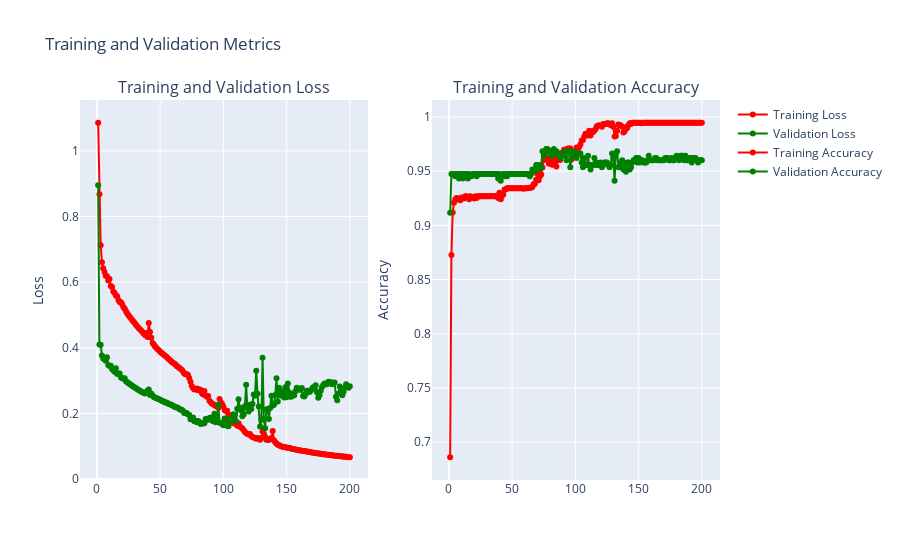

Notebook code cell kept with this figure:
### Code cell
import plotly.graph_objs as go
from plotly.subplots import make_subplots

history = fit4.history

train_loss = history['loss']
val_loss = history['val_loss']
train_acc = history['accuracy']  # Or 'acc' based on your TensorFlow version
val_acc = history['val_accuracy']  # Or 'val_acc' based on your TensorFlow version
epochs = list(range(1, len(train_loss) + 1))

# Create subplots: one row, two columns
fig = make_subplots(rows=1, cols=2, subplot_titles=('Training and Validation Loss', 'Training and Validation Accuracy'))

# Define hover template
hovertemplate = 'Epoch: %{x}<br>Value: %{y:.4f}<extra></extra>'

# First subplot for loss
fig.add_trace(go.Scatter(x=epochs, y=train_loss, mode='lines+markers', name='Training Loss', 
                         marker_color='red', hovertemplate=hovertemplate), row=1, col=1)
fig.add_trace(go.Scatter(x=epochs, y=val_loss, mode='lines+markers', name='Validation Loss', 
                         marker_color='green', hovertemplate=hovertemplate), row=1, col=1)

# Second subplot for accuracy
fig.add_trace(go.Scatter(x=epochs, y=train_acc, mode='lines+markers', name='Training Accuracy', 
                         marker_color='red', hovertemplate=hovertemplate), row=1, col=2)
fig.add_trace(go.Scatter(x=epochs, y=val_acc, mode='lines+markers', name='Validation Accuracy', 
                         marker_color='green', hovertemplate=hovertemplate), row=1, col=2)

# Update xaxis properties
# fig.update_xaxes(title_text='Epochs', tickmode='linear', row=1, col=1)
# fig.update_xaxes(title_text='Epochs', tickmode='linear', row=1, col=2)

# Update yaxis properties
fig.update_yaxes(title_text='Loss', row=1, col=1)
fig.update_yaxes(title_text='Accuracy', row=1, col=2)

# Update layout and show plot
fig.update_layout(title_text='Training and Validation Metrics', showlegend=True)
fig.show()

### Figure 1 — Plotly figure (JSON) as saved in the notebook; plotly's stock layout.template omitted (floating-point values rounded to 4 significant figures; data arrays with more than 128 entries replaced by an {"elided": "..."} marker saying what was removed)
{"data": [{"hovertemplate": "Epoch: %{x}<br>Value: %{y:.4f}<extra></extra>", "marker": {"color": "red"}, "mode": "lines+markers", "name": "Training Loss", "type": "scatter", "x": {"elided": "200 int values"}, "xaxis": "x", "y": {"elided": "200 float values"}, "yaxis": "y"}, {"hovertemplate": "Epoch: %{x}<br>Value: %{y:.4f}<extra></extra>", "marker": {"color": "green"}, "mode": "lines+markers", "name": "Validation Loss", "type": "scatter", "x": {"elided": "200 int values"}, "xaxis": "x", "y": {"elided": "200 float values"}, "yaxis": "y"}, {"hovertemplate": "Epoch: %{x}<br>Value: %{y:.4f}<extra></extra>", "marker": {"color": "red"}, "mode": "lines+markers", "name": "Training Accuracy", "type": "scatter", "x": {"elided": "200 int values"}, "xaxis": "x2", "y": {"elided": "200 float values"}, "yaxis": "y2"}, {"hovertemplate": "Epoch: %{x}<br>Value: %{y:.4f}<extra></extra>", "marker": {"color": "green"}, "mode": "lines+markers", "name": "Validation Accuracy", "type": "scatter", "x": {"elided": "200 int values"}, "xaxis": "x2", "y": {"elided": "200 float values"}, "yaxis": "y2"}], "layout": {"annotations": [{"font": {"size": 16}, "showarrow": false, "text": "Training and Validation Loss", "x": 0.225, "xanchor": "center", "xref": "paper", "y": 1, "yanchor": "bottom", "yref": "paper"}, {"font": {"size": 16}, "showarrow": false, "text": "Training and Validation Accuracy", "x": 0.775, "xanchor": "center", "xref": "paper", "y": 1, "yanchor": "bottom", "yref": "paper"}], "showlegend": true, "title": {"text": "Training and Validation Metrics"}, "xaxis": {"anchor": "y", "domain": [0, 0.45]}, "xaxis2": {"anchor": "y2", "domain": [0.55, 1]}, "yaxis": {"anchor": "x", "domain": [0, 1], "title": {"text": "Loss"}}, "yaxis2": {"anchor": "x2", "domain": [0, 1], "title": {"text": "Accuracy"}}}}
